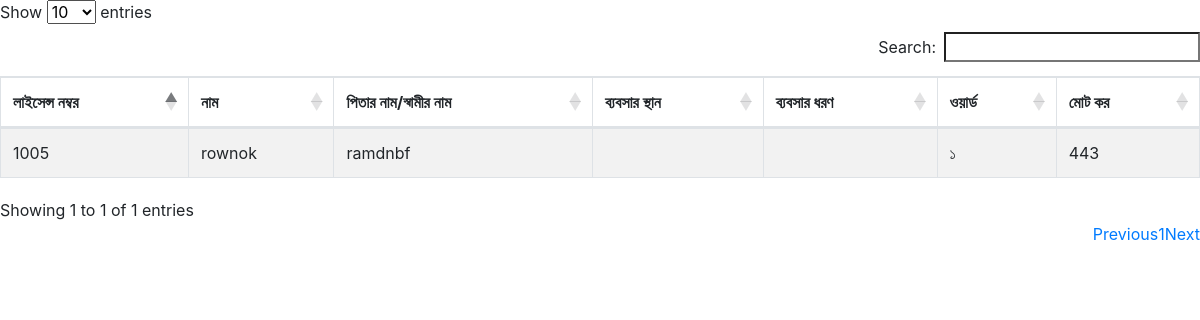
/banijjik.php, run on an earlier commit of the app's database.
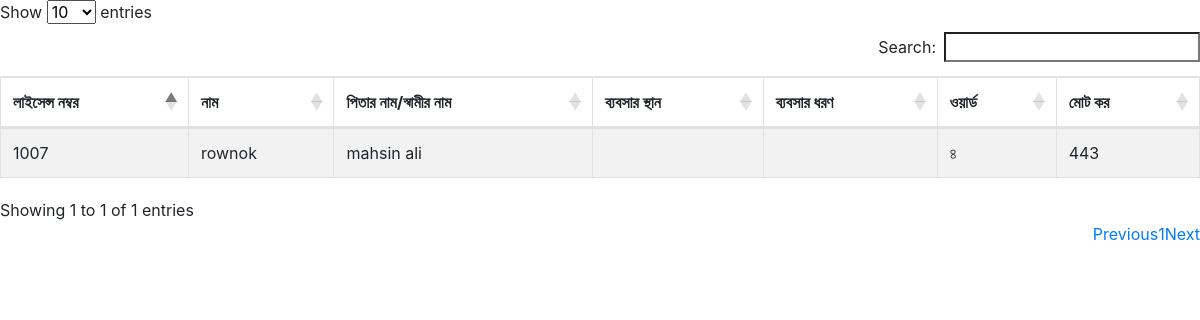
And on a later commit of the database.
### tables this page shows
CREATE TABLE `tadeentry` (
  `licence_no` int(11) NOT NULL,
  `name` varchar(255) NOT NULL,
  `father_husband` varchar(255) NOT NULL,
  `mother_name` varchar(255) NOT NULL,
  `word` varchar(255) NOT NULL,
  `bplace` varchar(255) NOT NULL,
  `tradename` varchar(255) NOT NULL,
  `babsardhoron` varchar(255) NOT NULL,
  `kor` varchar(255) NOT NULL,
  `voterid` varchar(255) NOT NULL,
  `mobileno` varchar(255) NOT NULL,
  `upozela` varchar(255) NOT NULL,
  `zela` varchar(255) NOT NULL
);

### banijjik.php (the view, shortened to what this page needs)
<?php
    include '_dbconnect.php';
?>
<!DOCTYPE html>
<html lang="en">
<head>
    <link rel="stylesheet" href="https://cdnjs.cloudflare.com/ajax/libs/twitter-bootstrap/4.5.2/css/bootstrap.css">
    <link rel="stylesheet" href="https://cdn.datatables.net/1.10.23/css/dataTables.bootstrap4.min.css">
</head>
<body>
    <table id="example" class="table table-striped table-bordered" style="width:100%">
        <thead>
            <tr>
            <th>লাইসেন্স নম্বর</th>
            <th>নাম</th>
            <th>পিতার নাম/স্বামীর নাম</th>
            <th>ব্যবসার স্থান</th>
            <th>ব্যবসার ধরণ</th>
            <th>ওয়ার্ড</th>
            <th>মোট কর</th>
            </tr>
        </thead>
        <tbody>
            <?php
                 $query = "SELECT * FROM tadeentry  ";
                $all_data = mysqli_query($con, $query);
                while($row = mysqli_fetch_array($all_data)){
                    ?>
                        <tr>
                        <td><?= $row['licence_no'] ?></td>
              <td><?= $row['name'] ?></td>
              <td><?= $row['father_husband'] ?></td>
              <td><?= $row['messars'] ?></td>
              <td><?= $row['babshardhoron'] ?></td>
              <td><?= $row['word'] ?></td>
              <td><?= $row['kor'] ?></td>
                        </tr>
                    <?php
                }
            ?>
        </tbody>
    </table>
</body>
</html>

What changed in the data, as far as the page shows it:
removed tadeentry: licence_no "1005", name "rownok", father_husband "ramdnbf", word "১", kor "443"
added tadeentry: licence_no "1007", name "rownok", father_husband "mahsin ali", word "৪", kor "443"
